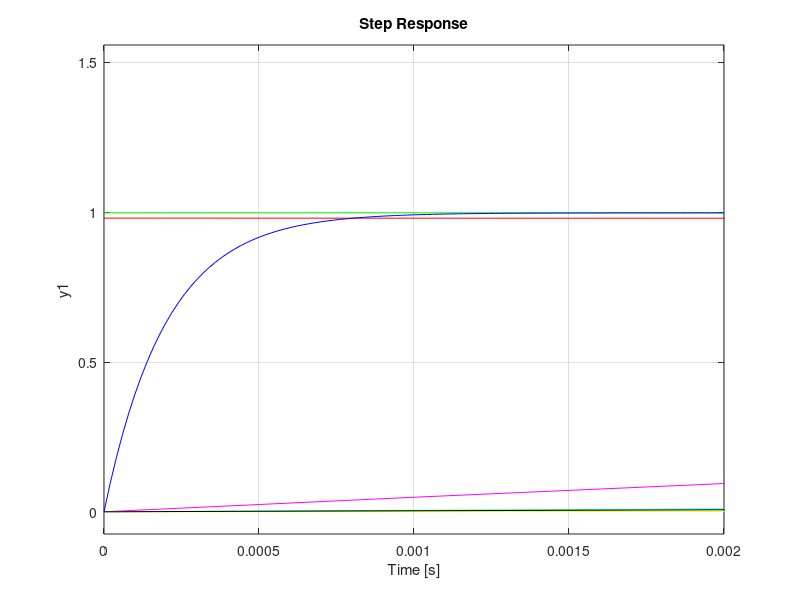

Reproduce this figure in MATLAB.
%CONTROLADOR PROPORCIONAL
%TIPO 1
s=tf('s');
H=5/(s*(s+10));
bode(H)
step(feedback(H,1),'k')
hold on
step(feedback(10*H,1),'r')
%TIPO 0
Kp=10;
G=5/(s+10);
bode(G)
step(feedback(G,1),'b')%referencia
hold on
step(feedback(Kp*G,1),'g')

%CONTROLADOR INTEGRAL
Ki=10;
s=tf('s');
G=5/(s+10);
step(feedback(G,1),'c')%referencia
hold on
step(feedback(Ki*G*(1/s),1),'y')

%CONTROLADOR PROPORCIONAL INTEGRAL
Kp=10;
Ki=10;
cte=Kp+(Ki/s);
step(feedback(G,1),'c')%referencia
hold on
step(feedback(G*cte,1),'g')

%CONTROLADOR DERIVATIVO
Kd=10;
step(feedback(G,1),'b')%referencia
hold on
step(feedback(Kd*s*G,1),'g')

%CONTROLADOR PROPORCIONAL DERIVATIVO
Kp=10;
Kd=10;
cte=Kp+(Kd*s);
step(feedback(G,1),'c')%referencia
hold on
step(feedback(G*cte,1),'g')

%CONTROLADOR PID
Kp=10;
Ki=10;
Kd=10;
cte=Kp+(Ki/s)+(Kd*s);
step(feedback(G,1),'c')%referencia
hold on
step(feedback(G*cte,1),'g')

%TESTING
step(feedback(G,1),'c')%referencia
hold on
step(feedback(Kp*G,1),'m')%proporcional
hold on
step(feedback((Ki/s)*G,1),'y')%integral
hold on
step(feedback((Ki/s)*Kp*G,1),'k')%proporcional integral
hold on
step(feedback(Kd*s*G,1),'r')%derivativo
hold on
step(feedback(Kp*Kd*s*G,1),'g')%proporcional derivativo
hold on
step(feedback((Ki/s)*Kp*Kd*s*G,1),'b')%pid



